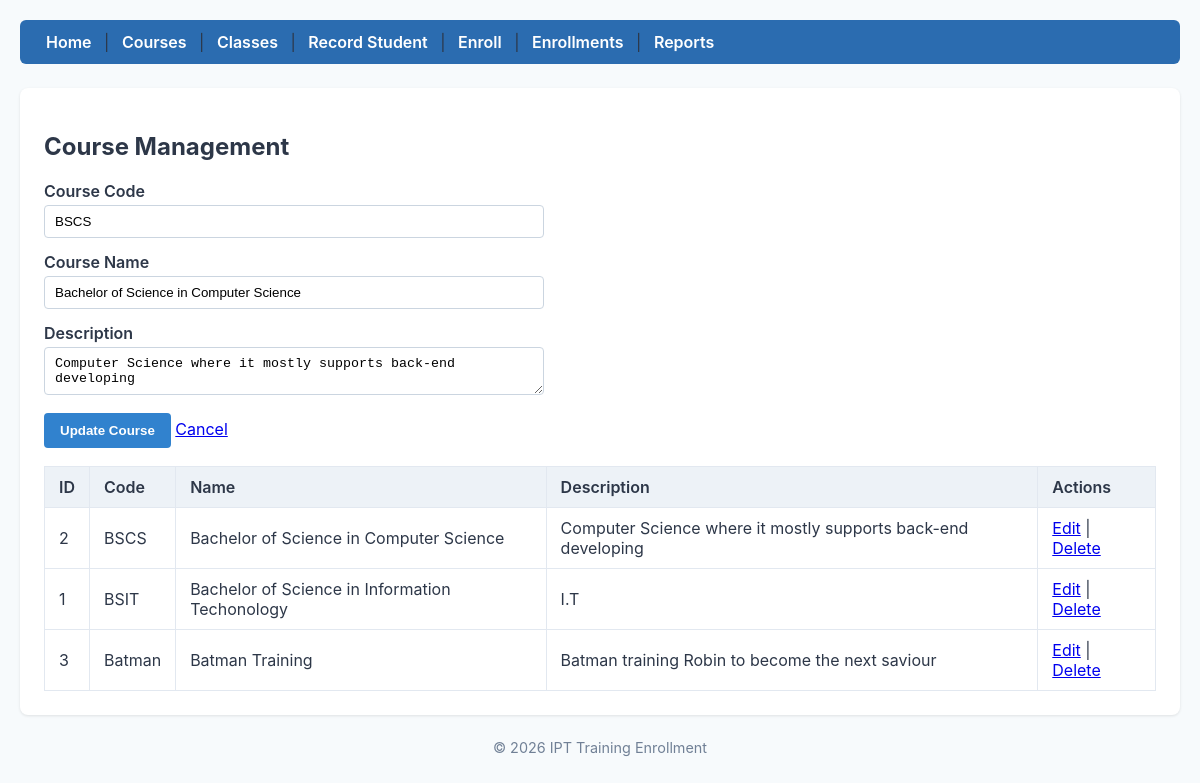
The page /admin/courses.php?edit=2 on the database its author committed.
### tables this page shows
CREATE TABLE `courses` (
  `course_id` int(11) NOT NULL,
  `course_code` varchar(20) NOT NULL,
  `course_name` varchar(100) NOT NULL,
  `description` text DEFAULT NULL
);

### classes/Course.php (called while the page is built, shortened)
<?php
class Course {
    private $db;
    public function __construct(PDO $db) { $this->db = $db; }
    public function all() {
        return $this->db->query("SELECT * FROM courses ORDER BY course_name ASC")->fetchAll();
    }
    public function find($id) {
        $stmt = $this->db->prepare("SELECT * FROM courses WHERE course_id = :id");
        $stmt->execute(['id' => $id]);
        return $stmt->fetch();
    }
}

### admin/courses.php (the view, shortened to what this page needs)
<?php
require_once __DIR__ . '/../config/db.php';
require_once __DIR__ . '/../classes/Course.php';
require_once __DIR__ . '/../includes/header.php';
$courseModel = new Course($db);
$editCourse = null;
if (isset($_GET['edit'])) {
    $editCourse = $courseModel->find((int)$_GET['edit']);
}
$courses = $courseModel->all();
?>
<h2>Course Management</h2>
<form method="POST">
    <div class="form-group">
        <label>Course Code</label>
        <input type="text" name="course_code" required value="<?php echo htmlspecialchars($editCourse['course_code'] ?? ''); ?>">
    </div>
    <div class="form-group">
        <label>Course Name</label>
        <input type="text" name="course_name" required value="<?php echo htmlspecialchars($editCourse['course_name'] ?? ''); ?>">
    </div>
    <div class="form-group">
        <label>Description</label>
        <textarea name="description"><?php echo htmlspecialchars($editCourse['description'] ?? ''); ?></textarea>
    </div>
    <button type="submit"><?php echo $editCourse ? 'Update Course' : 'Add Course'; ?></button>
    <?php if ($editCourse): ?><a href="courses.php">Cancel</a><?php endif; ?>
</form>
<table>
    <thead>
        <tr><th>ID</th><th>Code</th><th>Name</th><th>Description</th><th>Actions</th></tr>
    </thead>
    <tbody>
        <?php foreach ($courses as $c): ?>
            <tr>
                <td><?php echo $c['course_id']; ?></td>
                <td><?php echo htmlspecialchars($c['course_code']); ?></td>
                <td><?php echo htmlspecialchars($c['course_name']); ?></td>
                <td><?php echo htmlspecialchars($c['description']); ?></td>
                <td>
                    <a href="courses.php?edit=<?php echo $c['course_id']; ?>">Edit</a> |
                    <a href="courses.php?delete=<?php echo $c['course_id']; ?>" onclick="return confirm('Delete course?');">Delete</a>
                </td>
            </tr>
        <?php endforeach; ?>
    </tbody>
</table>
<?php require_once __DIR__ . '/../includes/footer.php'; ?>

### css/style.css (style rules this page uses)
body { font-family: -apple-system, BlinkMacSystemFont, "Segoe UI", Roboto, sans-serif; margin: 0; padding: 20px; color: #2d3748; background-color: #f7fafc; }
table { width: 100%; border-collapse: collapse; margin-top: 18px; }
th, td { border: 1px solid #e2e8f0; padding: 10px 14px; text-align: left; }
th { background-color: #edf2f7; font-weight: 600; }
form { margin-top: 16px; max-width: 500px; }
.form-group { margin-bottom: 14px; }
label { display: block; font-weight: 600; margin-bottom: 4px; }
input, select, textarea { width: 100%; padding: 8px 10px; border: 1px solid #cbd5e0; border-radius: 4px; box-sizing: border-box; }
button { background-color: #3182ce; color: white; border: none; padding: 10px 16px; border-radius: 4px; cursor: pointer; font-weight: bold; }

### rows shown on the page
courses: course_code "BSCS", course_name "Bachelor of Science in Computer Science", description "Computer Science where it mostly supports back-end developing", course_id "2"
courses: course_id "1", course_code "BSIT", course_name "Bachelor of Science in Information Techonology", description "I.T"
courses: course_id "3", course_code "Batman", course_name "Batman Training", description "Batman training Robin to become the next saviour"
